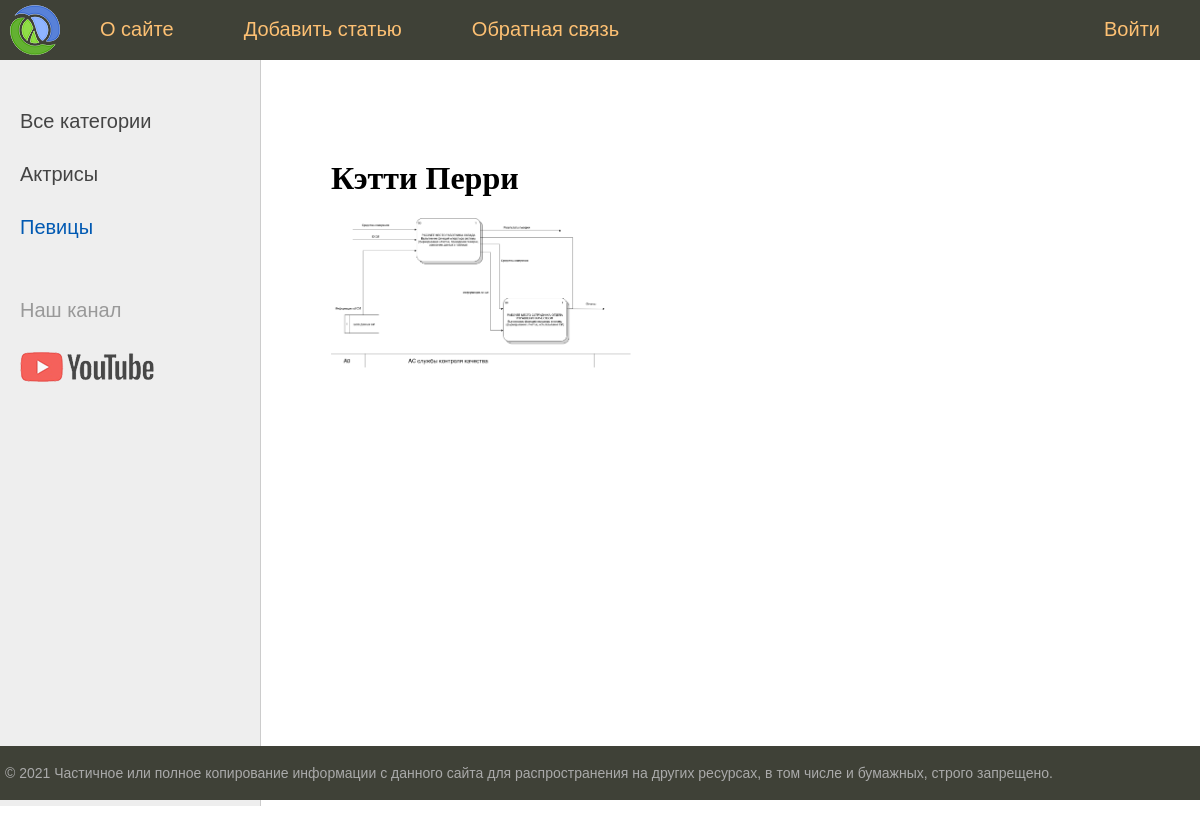
Screenshot of /post/ketti-perri/ with the database file from the repository.
### women/models.py (models this page shows, shortened)
class Category(models.Model):
    name = models.CharField(max_length=100, db_index=True, verbose_name='Категория')
    slug = models.SlugField(max_length=255, unique=True, db_index=True, verbose_name='URL')
    def get_absolute_url(self):
        return reverse('category', kwargs={'cat_id': self.id})
    class Meta:
        verbose_name = 'Категория'
        verbose_name_plural = 'Категории'
        ordering = ['name', ]

class Women(models.Model):
    title = models.CharField(max_length=255, verbose_name='Заголовок')
    slug = models.SlugField(max_length=255, unique=True, db_index=True, verbose_name='URL')
    content = models.TextField(blank=True, verbose_name='Текст статьи')
    photo = models.ImageField(upload_to='photos/%Y/%m/%d', verbose_name='Фото')
    time_create = models.DateTimeField(auto_now_add=True, verbose_name='Время создания')
    time_update = models.DateTimeField(auto_now=True, verbose_name='Время изменения')
    is_published = models.BooleanField(default=True, verbose_name='Публикация')
    cat = models.ForeignKey('Category', on_delete=models.PROTECT, verbose_name='Категория')
    class Meta:
        verbose_name = 'Известная женщина'
        verbose_name_plural = 'Известные женщины'
        ordering = ['time_create', 'title']

### women/views.py (the view)
# urls.py: path('post/<slug:post_slug>/', show_post, name='post'),
def show_post(request, post_slug):
    post = get_object_or_404(Women, slug=post_slug)
    context = {
        'post': post,
        'menu': menu,
        'title': post.title,
        'cat_selected': post.cat_id,
    }
    return render(request, 'women/post.html', context=context)

### women/templatetags/women_tags.py (called while the page is built)
@register.inclusion_tag('women/list_categories.html')
def show_categories(sort=None, cat_selected=0):
    if not sort:
        cats = Category.objects.all()
    else:
        cats = Category.objects.order_by(sort)
    return {"cats": cats, "cat_selected": cat_selected}

### women/templates/women/post.html (shortened to what this page needs)
{% extends 'women/base.html' %}
{% block content %}
<h1>{{ post.title }}</h1>
{% if post.photo %}
<p><img src="{{post.photo.url}}" alt="" class="img-article-left"></p>
{% endif %}
{% endblock %}

### women/templates/women/list_categories.html
{% for c in cats %}
{% if c.pk == cat_selected %}
<li class="selected">{{ c.name }}</li>
{% else %}
<li><a href="{{ c.get_absolute_url }}">{{ c.name }}</a></li>
{% endif %}
{% endfor %}

### women/static/women/css/styles.css (style rules this page uses)
html, body { font-family: 'Arial'; margin: 0; padding: 0; height: 100%; width: 100%; color: #444; }
a { color: #0059b2; text-decoration: none; }
img { max-width: 600px; height: auto; }
img.img-article-left { max-width: 300px; height: auto; float: left; padding: 0 10px 10px 0; }
.left-chapters ul li { margin: 30px 0 0 0; color: #999; }
.left-chapters ul li.selected { color: #0059b2; }
.left-chapters ul li a { color: #444; text-decoration: none; }
.content-text h1 { font-size: 32px; }

### rows the page displays
Category: name "Актрисы"
Category: name "Певицы"
Women: title "Кэтти Перри", photo (picture)

### other values shown
{{ m.title }} "О сайтe" "Добавить статью" "Обратная связь"
{{ m.title }} "Войти"
